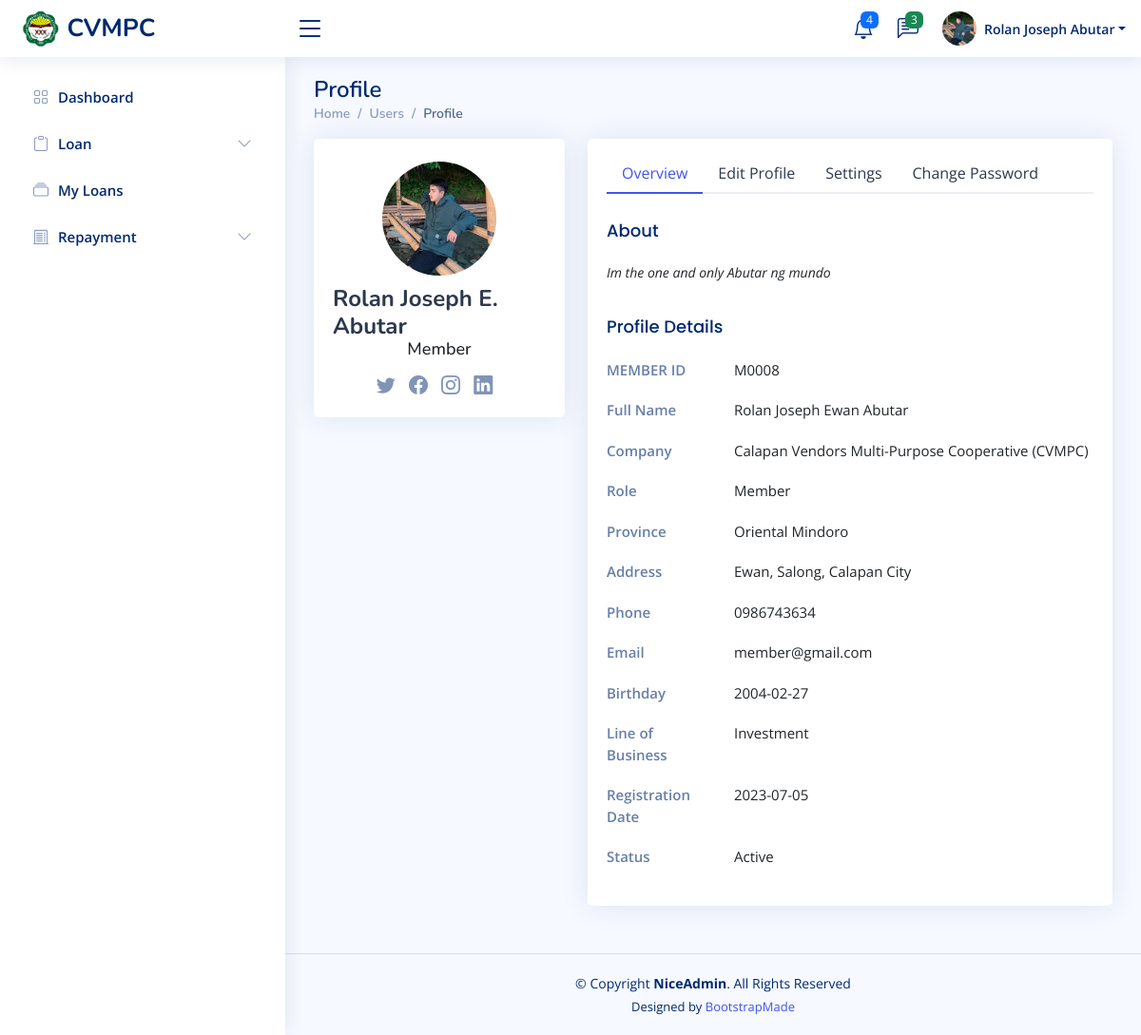
/member/users-profile.php (signed in), run on the app's committed database.
### tables this page shows
CREATE TABLE `user_credentials` (
  `uc_id` int(11) NOT NULL,
  `password` varchar(255) DEFAULT NULL,
  `role` varchar(45) DEFAULT NULL,
  `address_id` int(11) DEFAULT NULL,
  `us_id` int(11) DEFAULT NULL,
  `email` varchar(45) NOT NULL,
  `pp` varchar(255) NOT NULL DEFAULT 'default-pp.png'
);

CREATE TABLE `member` (
  `member_id` int(11) NOT NULL,
  `uc_id` int(11) NOT NULL,
  `first_name` varchar(45) DEFAULT NULL,
  `middle_name` varchar(45) DEFAULT NULL,
  `last_name` varchar(45) DEFAULT NULL,
  `phone_number` varchar(45) DEFAULT NULL,
  `date_of_birth` date DEFAULT NULL,
  `registration_date` date DEFAULT NULL,
  `is_active` tinyint(1) DEFAULT NULL,
  `status` enum('Active','Inactive','Deactivated','Archived') NOT NULL,
  `line_of_business` varchar(45) DEFAULT NULL,
  `about_me` varchar(255) DEFAULT NULL
);

CREATE TABLE `address` (
  `address_id` int(11) NOT NULL,
  `sitio` varchar(45) NOT NULL,
  `barangay` varchar(45) NOT NULL,
  `city` varchar(45) NOT NULL,
  `province` varchar(45) NOT NULL
);

### member/users-profile.php (the view, shortened to what this page needs)
<?php
require '../includes/function.php';
if (!isset($_SESSION['id'])) {
    header("Location: ../login.php");
    exit;
} else {
    $user_id = $_SESSION['id'];
    try {
        $stmt = $pdo->prepare("
            SELECT
                uc.email, uc.role, phone_number, member_id, about_me, sitio,
                barangay, city, first_name, middle_name, last_name, province,
                CONCAT(first_name, ' ', middle_name, ' ', last_name) AS fullname,
                CONCAT( first_name, ' ', CASE WHEN middle_name IS NOT NULL AND middle_name <> ''
                THEN CONCAT(LEFT(middle_name, 1), '. ') ELSE '' END, last_name ) AS formatted_name,
                facebook_link, twitter_link, instagram_link, linkedin_link,
                date_of_birth, registration_date, status, line_of_business
            FROM user_credentials uc
            RIGHT JOIN member a ON uc.uc_id = a.uc_id
            left join user_socials us ON uc.us_id = us.us_id
            LEFT JOIN address ad on ad.address_id = uc.address_id
            WHERE a.uc_id = :uc_id;
        ");
        $stmt->execute(['uc_id' => $user_id]);
        $user = $stmt->fetch();
        if ($user) {
            $id = $user['member_id'];
            $fullname = $user['fullname'];
            $formatted_name = $user['formatted_name'];
            $role = $user['role'];
            $email = $user['email'];
            $phone_number = $user['phone_number'];
            $date_of_birth = $user['date_of_birth'];
            $registration_date = $user['registration_date'];
            $status = $user['status'];
            $line_of_business = $user['line_of_business'];
            $about_me = $user['about_me'];
            $sitio = $user['sitio'];
            $barangay = $user['barangay'];
            $city = $user['city'];
            $province = $user['province'];
            $address = '';
            if (!empty($sitio) && !empty($barangay) && !empty($city)) {
                $address = $sitio . ', ' . $barangay . ', ' . $city;
            }
            $fb_link = $user['facebook_link'];
            $tw_link = $user['twitter_link'];
            $ig_link = $user['instagram_link'];
            $li_link = $user['linkedin_link'];
        }
    } catch (PDOException $e) {
        echo $e;
    }
}
?>
<!DOCTYPE html>
<html lang="en">
<?php require '../includes/head.php' ?>
<body>
    <?php require '../includes/header.php' ?>
    <?php require '../includes/navbar.php' ?>
    <main id="main" class="main">
        <div class="pagetitle">
            <h1>Profile</h1>
            <nav>
                <ol class="breadcrumb">
                    <li class="breadcrumb-item"><a href="index.php
          ">Home</a></li>
                    <li class="breadcrumb-item">Users</li>
                    <li class="breadcrumb-item active">Profile</li>
                </ol>
            </nav>
        </div>
        <section class="section profile">
            <div class="row">
                <div class="col-xl-4">
                    <div class="card">
                        <div class="card-body profile-card pt-4 d-flex flex-column align-items-center">
                            <img src="../member/img/profile.jpg" alt="Profile" class="rounded-circle">
                            <h2><?php echo $formatted_name ?></h2>
                            <h3><?php echo $role ?></h3>
                            <div class="social-links mt-2">
                                <a href="<?php echo $tw_link ?>" class="twitter"><i class="bi bi-twitter"></i></a>
                                <a href="<?php echo $fb_link ?>" class="facebook"><i class="bi bi-facebook"></i></a>
                                <a href="<?php echo $ig_link ?>" class="instagram"><i class="bi bi-instagram"></i></a>
                                <a href="<?php echo $li_link ?>" class="linkedin"><i class="bi bi-linkedin"></i></a>
                            </div>
                        </div>
                    </div>
                </div>
                <div class="col-xl-8">
                    <div class="card">
                        <div class="card-body pt-3">
                            <ul class="nav nav-tabs nav-tabs-bordered">
                                <li class="nav-item">
                                    <button class="nav-link active" data-bs-toggle="tab" data-bs-target="#profile-overview">Overview</button>
                                </li>
                                <li class="nav-item">
                                    <button class="nav-link" data-bs-toggle="tab" data-bs-target="#profile-edit">Edit Profile</button>
                                </li>
                                <li class="nav-item">
                                    <button class="nav-link" data-bs-toggle="tab" data-bs-target="#profile-settings">Settings</button>
                                </li>
                                <li class="nav-item">
                                    <button class="nav-link" data-bs-toggle="tab" data-bs-target="#profile-change-password">Change Password</button>
                                </li>
                            </ul>
                            <div class="tab-content pt-2">
                                <div class="tab-pane fade show active profile-overview" id="profile-overview">
                                    <h5 class="card-title">About</h5>
                                    <p class="small fst-italic"><?php echo $about_me ?></p>
                                    <h5 class="card-title">Profile Details</h5>
                                    <div class="row">
                                        <div class="col-lg-3 col-md-4 label ">MEMBER ID</div>
                                        <div class="col-lg-9 col-md-8"><?php echo "M" . str_pad($id, 4, "0", STR_PAD_LEFT); ?></div>
                                    </div>
                                    <div class="row">
                                        <div class="col-lg-3 col-md-4 label ">Full Name</div>
                                        <div class="col-lg-9 col-md-8"><?php echo $fullname ?></div>
                                    </div>
                                    <div class="row">
                                        <div class="col-lg-3 col-md-4 label">Company</div>
                                        <div class="col-lg-9 col-md-8">Calapan Vendors Multi-Purpose Cooperative (CVMPC)</div>
                                    </div>
                                    <div class="row">
                                        <div class="col-lg-3 col-md-4 label">Role</div>
                                        <div class="col-lg-9 col-md-8"><?php echo $role ?></div>
                                    </div>
                                    <div class="row">
                                        <div class="col-lg-3 col-md-4 label">Province</div>
                                        <div class="col-lg-9 col-md-8"><?php echo $province ?></div>
                                    </div>
                                    <div class="row">
                                        <div class="col-lg-3 col-md-4 label">Address</div>
                                        <div class="col-lg-9 col-md-8"><?php echo $address ?></div>
                                    </div>
                                    <div class="row">
                                        <div class="col-lg-3 col-md-4 label">Phone</div>
                                        <div class="col-lg-9 col-md-8"><?php echo $phone_number ?></div>
                                    </div>
                                    <div class="row">
                                        <div class="col-lg-3 col-md-4 label">Email</div>
                                        <div class="col-lg-9 col-md-8"><?php echo $email ?></div>
                                    </div>
                                    <div class="row">
                                        <div class="col-lg-3 col-md-4 label">Birthday</div>
                                        <div class="col-lg-9 col-md-8"><?php echo $date_of_birth ?></div>
                                    </div>
                                    <div class="row">
                                        <div class="col-lg-3 col-md-4 label">Line of Business</div>
                                        <div class="col-lg-9 col-md-8"><?php echo $line_of_business ?></div>
                                    </div>
                                    <div class="row">
                                        <div class="col-lg-3 col-md-4 label">Registration Date</div>
                                        <div class="col-lg-9 col-md-8"><?php echo $registration_date ?></div>
                                    </div>
                                    <div class="row">
                                        <div class="col-lg-3 col-md-4 label">Status</div>
                                        <div class="col-lg-9 col-md-8"><?php echo $status ?></div>
                                    </div>
                                </div>
                            </div>
                        </div>
                    </div>
                </div>
            </div>
        </section>
    </main>
    <?php require '../includes/footer.php' ?>
</body>
</html>

### assets/css/style.css (style rules this page uses)
:root { scroll-behavior: smooth; }
body { font-family: "Open Sans", sans-serif; background: #f6f9ff; color: #444444; }
a { color: #4154f1; text-decoration: none; }
h1, h2, h3, h4, h5, h6 { font-family: "Nunito", sans-serif; }
#main { margin-top: 60px; padding: 20px 30px; transition: all 0.3s; }
.pagetitle { margin-bottom: 10px; }
.pagetitle h1 { font-size: 24px; margin-bottom: 0; font-weight: 600; color: #012970; }
.card { margin-bottom: 30px; border: none; border-radius: 5px; box-shadow: 0px 0 30px rgba(1, 41, 112, 0.1); }
.card-title { padding: 20px 0 15px 0; font-size: 18px; font-weight: 500; color: #012970; font-family: "Poppins", sans-serif; }
.card-body { padding: 0 20px 20px 20px; }
.breadcrumb { font-size: 14px; font-family: "Nunito", sans-serif; color: #899bbd; font-weight: 600; }
.breadcrumb a { color: #899bbd; transition: 0.3s; }
.breadcrumb .breadcrumb-item::before { color: #899bbd; }
.breadcrumb .active { color: #51678f; font-weight: 600; }
.nav-tabs-bordered { border-bottom: 2px solid #ebeef4; }
.nav-tabs-bordered .nav-link { margin-bottom: -2px; border: none; color: #2c384e; }
.nav-tabs-bordered .nav-link.active { background-color: #fff; color: #4154f1; border-bottom: 2px solid #4154f1; }
@media (min-width: 1200px) { #main, #footer { margin-left: 300px; } }
.profile .profile-card img { max-width: 120px; }
.profile .profile-card h2 { font-size: 24px; font-weight: 700; color: #2c384e; margin: 10px 0 0 0; }
.profile .profile-card h3 { font-size: 18px; }
.profile .profile-card .social-links a { font-size: 20px; display: inline-block; color: rgba(1, 41, 112, 0.5); line-height: 0; margin-right: 10px; transition: 0.3s; }
.profile .profile-overview .row { margin-bottom: 20px; font-size: 15px; }
.profile .profile-overview .card-title { color: #012970; }
.profile .profile-overview .label { font-weight: 600; color: rgba(1, 41, 112, 0.6); }

### data on the page
user_credentials: role "Member", member.about_me "Im the one and only Abutar ng mundo", member.member_id "0008", address.province "Oriental Mindoro", address.city "Ewan, Salong, Calapan City", member.phone_number "0986743634", email "member@gmail.com", member.date_of_birth "2004-02-27", member.line_of_business "Investment", member.registration_date "2023-07-05", member.status "Active"

### other printed values
$header_formatted_name "Rolan Joseph Abutar"
$formatted_name "Rolan Joseph E. Abutar"
$fullname "Rolan Joseph Ewan Abutar"
